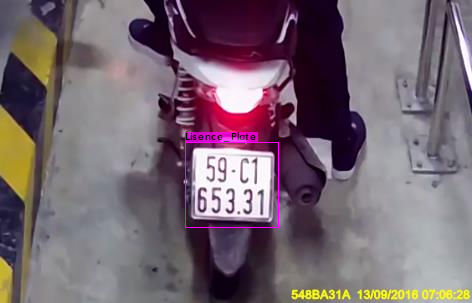
#> input picture darknet/predictions.jpg, 472 x 303 px; its folder holds 2 pictures in this run
$ jupyter execute --allow-errors bien_so_xe.ipynb   (shell and % lines are left out)   (older library calls are emulated)
#> lines starting #> are read from the running program, lines starting #| are printed output that depends on the picture; after the words box and inside, x2 and y2 are one past the last pixel; in counts of white or black regions, pixels touching at a corner belong together
[cell 1]
from google.colab import drive
drive.mount('/content/drive')

# **Kiểm tra cấu hình Cuda**

# **Di chuyển đên folder My Drive/darknet**

[cell 2]
#Sau khi mount với drive. Chuyển đến thư mục chứa file darknet.zip vừa tải lên
#Ví dụ tôi để ở thư mục gốc của Google Drive
%cd drive/My\ Drive

[cell 3]
#Giải nén file darknet.zip, một lần thôi nhé !!!

[cell 4]
#Chuyển đến thư mục darknet
%cd darknet

## Cấu hình YoLo !!!!!! đã cấu hình rồi

[cell 5]
#Tạo thư mục backup để lưu lại weights khi huấn luyện
# #Tên thư mục phải trùng với link folder backup trong file obj.data trên
# !mkdir backup

[cell 6]
# [24 lines of commented-out code are left out]

# **Cấp quyền cho file darknet**

[cell 7]
#Biên dịch darknet (chỉ cần biên dịch một lần, lần sau dùng bỏ qua bước này)

[cell 8]
#Phân quyền thực thi module darknet

# **Huấn luyện !!! đã huẩn luyện rồi**

[cell 9]
# Bắt đầu huấn luyện
# !./darknet detector train data/obj.data yolo-tinyv4-obj.cfg yolov4-tiny.conv.29 -map -dont_show > yolotinv4_lisenceplate.log

[cell 10]
# Danh sách các weights được lưu

# **Sử dụng model đã được huẩn luyện để dự đoán ra kí tự**

[cell 11]
from tensorflow.keras.models import load_model
# load model đã được huấn luyện sẵn
#> (the rest of this cell did not finish here and is left out)

[cell 12]
import pickle
# lấy ra tên mà kí tự đã được mã hóa
with open('name.pickle', 'rb') as f:
#> (reads darknet/name.pickle from the repository)
    name = pickle.load(f)
print(name)


import cv2
import numpy as np
# hàm dự đoán ra kí tự
# đầu vào là một hình ảnh gray
def kq(arr):
  arr_1 = cv2.resize(arr, (224, 224), interpolation=cv2.INTER_CUBIC)
  arr_1 = np.array([arr_1]).reshape(-1,224 ,224, 1)
  a = model.predict_classes(arr_1)
  for i in name:
    if name[i] == a:
      return i

# **Dự đoán và tìm ra object **

[cell 13]
# Dự đoán

# Lấy tọa độ của biển số , lấy thủ công

[cell 14]
# [5 lines of commented-out code are left out]

left_x =  185
top_y =  142
width =  278
height =  227

# Hiện thị bức ảnh

[cell 15]
# hàm để hiển thị kết quả dự đoán lên colab trực tiếp
def x2(image):
    original_width, original_height = image.shape[1], image.shape[0]
    resized_image = cv2.resize(image, (1 * original_width, 1 * original_height), interpolation=cv2.INTER_CUBIC)

    resized_image = cv2.cvtColor(resized_image, cv2.COLOR_BGR2RGB)
    plt.figure(figsize=(20, 10))
    plt.axis("off")
    plt.imshow(resized_image)
    plt.show()

[cell 16]
import cv2
import matplotlib.pyplot as plt
from PIL import Image

image = Image.open("predictions.jpg")
#> image is the input picture: PIL image 472x303 RGB; mean R, G, B 118.7, 103.1, 112.8

[cell 17]
image

# Crop ảnh để lấy biển số

[cell 18]
image = image.crop((left_x, top_y, width, height))
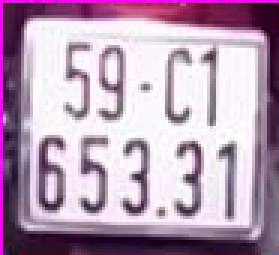
#> image: PIL image 93x85 RGB (shown 3 times larger); mean R, G, B 182.1, 157.4, 180.1

# Lưu lại biển số

[cell 19]
image.save('anh.jpg')

[cell 20]
image

# chuyển biển số xe sang hệ mày gray

[cell 21]
import cv2

anh = cv2.imread('anh.jpg')
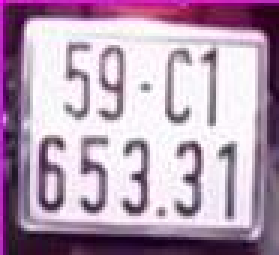
#> anh: shape (85, 93, 3) (shown 3 times larger); mean B, G, R 179.5, 157.5, 181.6
gray = cv2.cvtColor(anh, cv2.COLOR_RGB2GRAY)
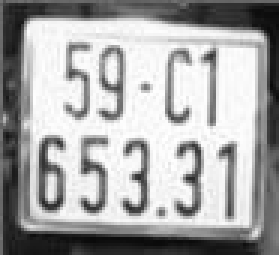
#> gray: shape (85, 93) (shown 3 times larger); min 10, max 255, mean 166.9

[cell 22]
x2(anh)

# resize của bức ảnh

[cell 23]
gray = cv2.resize(gray, None, fx=3, fy=3, interpolation=cv2.INTER_CUBIC)
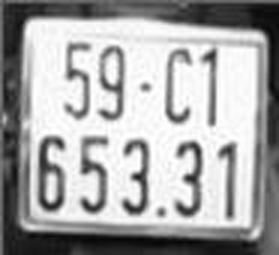
#> gray: shape (255, 279); min 4, max 255, mean 166.8

# kĩ thuật làm smood ảnh

[cell 24]
blur = cv2.GaussianBlur(gray, (5, 5), 0)

# chuyển về hệ màu đen trắng

[cell 25]
ret, thresh = cv2.threshold(gray, 0, 255, cv2.THRESH_OTSU | cv2.THRESH_BINARY_INV)
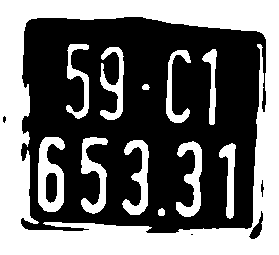
#> thresh: shape (255, 279); 43% white; 12 white regions, largest, box (x1, y1, x2, y2) and area: (0, 0, 279, 255) 23455, (38, 137, 65, 212) 1220, (81, 137, 108, 214) 924
#> ret = 156

[cell 26]
x2(thresh)

# làm nét ảnh

[cell 27]
rect_kern = cv2.getStructuringElement(cv2.MORPH_RECT, (5, 5))
dilation = cv2.dilate(thresh, rect_kern, iterations=1)
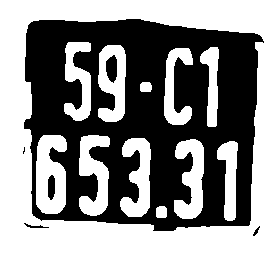
#> dilation: shape (255, 279); 54.1% white; 6 black regions (1 under 20 px), largest, box (x1, y1, x2, y2) and area: (24, 19, 264, 231) 32194, (106, 55, 117, 83) 238, (48, 175, 55, 200) 149, (24, 223, 49, 228) 46, (253, 226, 260, 236) 26

[cell 28]
x2(dilation)
#> in x2 (call 3), `resized_image = cv2.cvtColor(resized_image, cv2.COLOR_BGR2RGB)`: resized_image: shape (255, 279, 3); 54.1% white; 6 black regions (1 under 20 px)

# xắp xếp các tọa độ từ trái qua phải và từ trên xuống dưới

[cell 29]
try:
    contours, hierarchy = cv2.findContours(dilation, cv2.RETR_TREE, cv2.CHAIN_APPROX_SIMPLE)
#> contours = 18 contours, 1 with area under 20; largest, box (x1, y1, x2, y2) and area: (0, 0, 279, 255) 70612, (23, 18, 265, 232) 45384, (36, 135, 67, 214) 1922, (98, 45, 126, 122) 1591, (79, 135, 110, 216) 1434
except:
    ret_img, contours, hierarchy = cv2.findContours(dilation, cv2.RETR_TREE, cv2.CHAIN_APPROX_SIMPLE)

# xắp xếp từ trái qua phải
sorted_contours = sorted(contours, key=lambda ctr: cv2.boundingRect(ctr)[0])
#> sorted_contours has the same summary as contours

# tạo ảnh im2 bằng cách copy từ ảnh gray
im2 = gray.copy()

# xắp xếp theo thứ tự từ trái qua phải từ trên xuống dưới
X_ = []
Y_ = []
W_ = []
H_ = []

X_1 = []
Y_1 = []
W_1 = []
H_1 = []

# chia thành 2 phần sửa dụng y là tọa độ
for cnt in sorted_contours:
    x, y, w, h = cv2.boundingRect(cnt)
    # chia thành 2 phần là phần trên và phần dưới lấy tọa độ y là 100 để chia
    if y < 100:
        X_.append(x)
        Y_.append(y)
        W_.append(w)
        H_.append(h)
    else:
        X_1.append(x)
        Y_1.append(y)
        W_1.append(w)
        H_1.append(h)
#> this loop made 18 passes
#> (x, y, w, h) on passes 2 to 13: (22, 146, 4, 9), (23, 222, 27, 7), (23, 18, 242, 214), (36, 135, 31, 79), (47, 174, 9, 27), (64, 42, 27, 79), (79, 135, 31, 81), (98, 45, 28, 77), (105, 54, 13, 30), (120, 138, 31, 79), (140, 82, 12, 10), (156, 206, 11, 12)
#> (cnt, x, y, w, h) on pass 1: ([[0, 0], [0, 254], [278, 254], [278, 0]], 0, 0, 279, 255)
#> after the loop, H_ = [255, 214, 79, 77, 30, 10, 77, 80]; H_1 = [9, 7, 79, 27, 81, 79, 12, 80, 80, 12]; W_ = [279, 242, 27, 28, 13, 12, 29, 19]; W_1 = [4, 27, 31, 9, 31, 31, 11, 30, 21, 9]; X_ = [0, 23, 64, 98, 105, 140, 164, 200]; X_1 = [22, 23, 36, 47, 79, 120, 156, 174, 217, 252]; Y_ = [0, 18, 42, 45, 54, 82, 48, 47]; Y_1 = [146, 222, 135, 174, 135, 138, 206, 139, 141, 225]

swapped = True
while swapped:
    swapped = False
    for i in range(len(X_) - 1):
        if X_[i] > X_[i + 1]:
            X_[i], X_[i + 1] = X_[i + 1], X_[i]
            Y_[i], Y_[i + 1] = Y_[i + 1], Y_[i]
            W_[i], W_[i + 1] = W_[i + 1], W_[i]
            H_[i], H_[i + 1] = H_[i + 1], H_[i]

            swapped = True

swapped = True
while swapped:
    swapped = False
    for i in range(len(X_1) - 1):
        if X_1[i] > X_1[i + 1]:
            X_1[i], X_1[i + 1] = X_1[i + 1], X_1[i]
            Y_1[i], Y_1[i + 1] = Y_1[i + 1], Y_1[i]
            W_1[i], W_1[i + 1] = W_1[i + 1], W_1[i]
            H_1[i], H_1[i + 1] = H_1[i + 1], H_1[i]

            swapped = True

# gộp 2 phần vừa xắp xệp được ta sẽ được các tọa độ theo thứ tự trừ trái qua phải và từ trên xuống dưới
X_ = X_ + X_1
#> X_ = [0, 23, 64, 98, 105, 140, 164, 200, 22, 23, 36, 47, 79, 120, 156, 174, 217, 252]
Y_ = Y_ + Y_1
#> Y_ = [0, 18, 42, 45, 54, 82, 48, 47, 146, 222, 135, 174, 135, 138, 206, 139, 141, 225]
W_ = W_ + W_1
#> W_ = [279, 242, 27, 28, 13, 12, 29, 19, 4, 27, 31, 9, 31, 31, 11, 30, 21, 9]
H_ = H_ + H_1
#> H_ = [255, 214, 79, 77, 30, 10, 77, 80, 9, 7, 79, 27, 81, 79, 12, 80, 80, 12]

# Thực hiện các luồng để bóc dữ liệu

[cell 30]
kq_ = []
#> (the rest of this cell did not finish here and is left out)

[cell 31]
kq_

[cell 32]
x2(im2)
